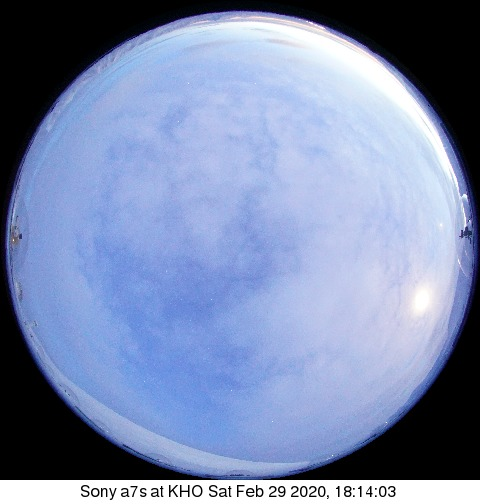
#> input picture test_images/intermediate/LYR-Sony-290220_181403-ql.jpg, 480 x 504 px
$ python image_tools.py
#> lines starting #> are read from the running program, lines starting #| are printed output that depends on the picture; after the words box and inside, x2 and y2 are one past the last pixel; in counts of white or black regions, pixels touching at a corner belong together
"""
A script to define image tools functions (masking, resize, crop) used for cloud cover estimation from Kjell Henriksen
Observatory nighttime images.

Author: Alessandro Marocco
Email: alessandro.marocco@ens.psl.eu
Date: July 2024
"""

# Import the required modules
import numpy as np
import cv2


def cmask(index, radius, array):
    """
    Build a mask for an image from the center position of the circle and its radius wanted
    :param index: tuple, position of the center of the circle to draw on the mask image
    :param radius: int, radius of the circle to draw
    :param array: array, image reference to build the mask image with the same size
    :return: array, mask image with 1 value for the circle and 0 value for the rest of the image
    """
    a, b = index
    is_rgb = len(array.shape)

    if is_rgb == 3:  # if image has 3 channels
        ash = array.shape
        nx = ash[0]
        ny = ash[1]

    else:  # if image has only one channel
        nx, ny = array.shape

    s = (nx, ny)
    image_mask = np.zeros(s)
    y, x = np.ogrid[-a:nx - a, -b:ny - b]
    mask = x * x + y * y <= radius * radius
    image_mask[mask] = 1

    return image_mask


def masked_image(image, mask, fill=1, color=0):
    """
    Mask an image using a mask, can choose if the 0 or 1 values of the mask are masked and choose the color of the mask
    on the image
    :param image: array, image to mask
    :param mask: array, mask used to mask the image
    :param fill: int, 0 or 1 to choose if we want to mask the image where it's 0 or where it's 1 on the mask
    :param color: int, 0 or 255 to choose the color of the masked part on the image (0 black and 255 for white)
    :return: array, masked image
    """

    [rows, cols] = mask.shape
    image_masked = np.ones([rows, cols]) * color

    if len(image.shape) == 3:
        channels = image.shape[2]
        image_masked = np.ones([rows, cols, channels]) * color

    for i in range(0, rows):
        for j in range(0, cols):
            if mask[i, j] == fill:
                if len(image.shape) == 3:
                    for k in range(channels):
                        image_masked[i, j][k] = image[i, j][k]
                else:
                    image_masked[i][j] = image[i][j]

    return image_masked.astype("uint8")


def combine_masks(moon_mask, circle_mask):
    """
    Combine the moon mask and the circle mask of interest in order to keep only the area of interest without the moon
    affected area
    :param moon_mask: array, Mask corresponding to the area affected by the moon
    :param circle_mask: array, Mask corresponding to the area of interest on the image
    :return: combined_mask: array, Mask corresponding to the area of interest excluding the area affected by the moon
    """
    [rows, cols] = circle_mask.shape

    combined_mask = np.zeros((rows, cols))

    for i in range(rows):
        for j in range(cols):
            if circle_mask[i][j] == 1 and moon_mask[i][j] == 0:
                combined_mask[i][j] = 1

    return combined_mask

def compute_brightness(img):
    """
    Compute the mean brightness of an RGB image using the channel V of the HSV (hue, saturation, value) channel module
    after conversion
    :param img: array, image to compute the brightness
    :return: float, Mean brightness of the RGB image
    """

    img = cv2.cvtColor(img, cv2.COLOR_RGB2HSV)

    [rows, cols, channels] = img.shape
    mask = cmask([240, 240], 210, img)
    brightness = []
    for i in range(rows):
        for j in range(cols):
            if mask[i][j] == 1:
                brightness.append(img[i][j][2])

    mean_brightness = np.mean(brightness)

    print("Image brightness: ", mean_brightness)

    return mean_brightness


def preprocessing_image(image):
    """
    Preprocessing the input RGB image in order to be used in the algorithms for cloud coverage estimation
    :param image: array, image (any size but usually 480x480 or 480x504 for KHO)
    :return: image: array, image of size 480x480 masked to keep the area of interest
    """
    img_mask = cmask([240, 240], 210, image)  # Mask with radius 210 pixels at the center of the image [240,240]

    if np.shape(image) == (480, 480, 3):
        image = masked_image(image, img_mask)

    else:  # Case where there is the band at the bottom of the image
        image = masked_image(image, img_mask)[:-24]  # Original image is masked

    return image


def CCR(imageProc):
    """
    Compute the Cloud Coverage Ratio in percentage of an image where clouds have the maximum value of 255.
    :param imageProc: Image with cloudiness
    :return: CCR: float, Cloud Coverage Ratio in percentage
    """
    mask = cmask([240, 240], 210, imageProc)
    [rows, cols] = mask.shape
    tot, countCloud = 0, 0
    for i in range(0, rows):
        for j in range(0, cols):
            if mask[i, j] == 1:
                if imageProc[i, j] == 255:
                    countCloud += 1
                    tot += 1
                else:
                    tot += 1

    return (countCloud / tot) * 100


if __name__ == "__main__":
    from skimage.io import imread
    import matplotlib.pyplot as plt

    img_path = "test_images/intermediate/LYR-Sony-290220_181403-ql.jpg"
    img = imread(img_path)[:-24]
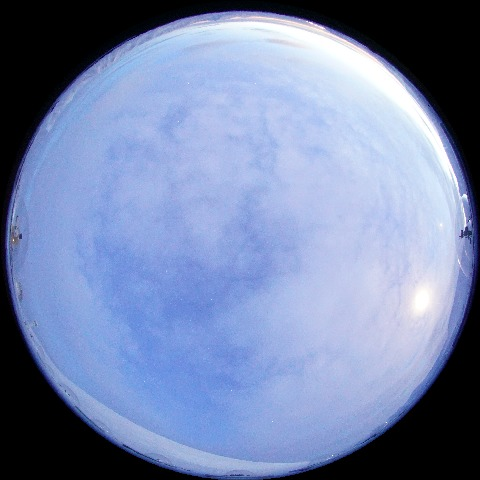
#> img: shape (480, 480, 3); mean R, G, B 118.3, 133.5, 170.5
    img = preprocessing_image(img)
#> in preprocessing_image, `img_mask = cmask([240, 240], 210, image)`:
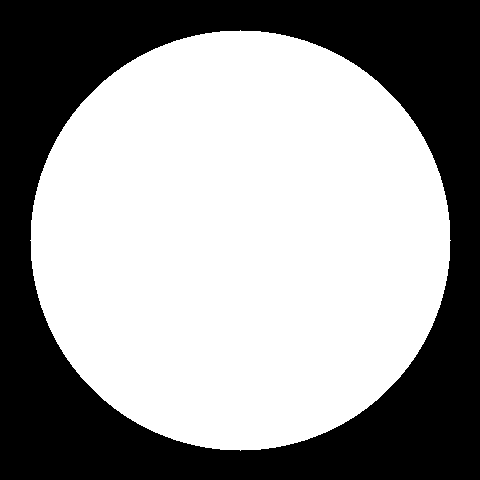
#> img_mask: shape (480, 480) float64; values 0 (black) and 1 (white), 60.1% white; 1 black region, box (x1, y1, x2, y2) and area: (0, 0, 480, 480) 91895
#> after the loop in masked_image, `for i in range(0, rows):`:
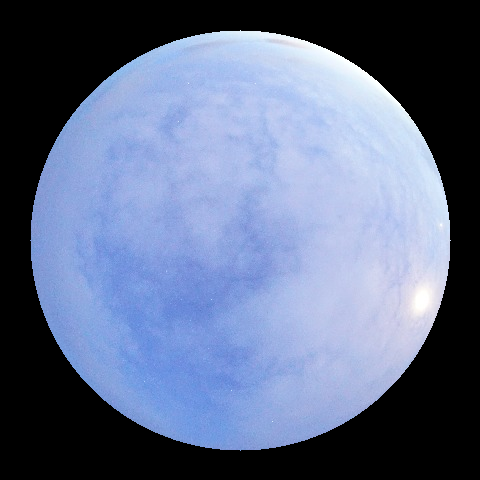
#> image_masked: shape (480, 480, 3) float64; mean R, G, B 96.4, 109.1, 138.4

    from skimage.transform import resize

    plt.imshow(img)
    plt.show()
    img_160 = resize(img, (160, 160))
    img_96 = resize(img, (96, 96))
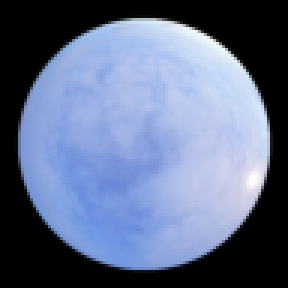
#> img_96: shape (96, 96, 3) float64 (shown 3 times larger); mean of channels 0, 1, 2 0.378, 0.428, 0.543; drawn as R, G, B
    img_48 = resize(img,(48,48))
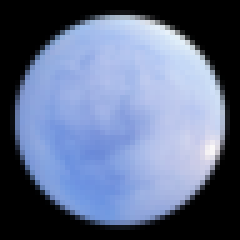
#> img_48: shape (48, 48, 3) float64 (shown 5 times larger); mean of channels 0, 1, 2 0.378, 0.428, 0.543; drawn as R, G, B
    plt.imshow(img_160)
    plt.show()
    plt.imshow(img_96)
    plt.show()
    plt.imshow(img_48)
    plt.show()


    # Original image from KHO and axample of a preprocessed image
    plt.subplot(121)
    plt.imshow(img)
    plt.title("Original image")

    img_pre = preprocessing_image(img)
    plt.subplot(122)
    plt.imshow(img_pre)
    plt.title("Preprocessed image")
    plt.show()

    # Example of masks
    mask = cmask([240, 240], 210, img_pre)
    plt.imshow(mask)
    plt.title("Mask example (area of interest)")
    plt.show()

    moon_mask = cmask([150, 150], 80, img_pre)
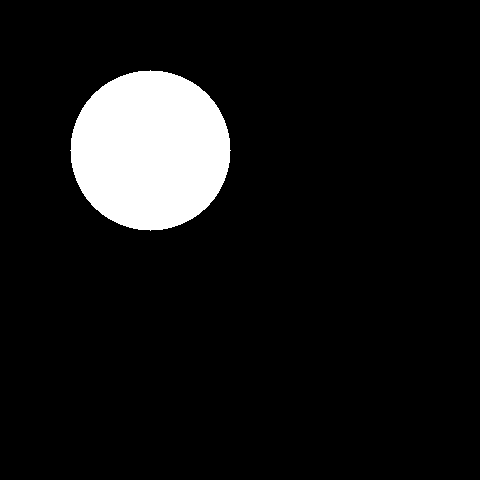
#> moon_mask: shape (480, 480) float64; values 0 (black) and 1 (white), 8.7% white; 1 white region, box (x1, y1, x2, y2) and area: (70, 70, 231, 231) 20081
    plt.imshow(moon_mask)
    plt.title("Mask example (area affected by the Moon)")
    plt.show()

    # Combine masks example
    comb_mask = combine_masks(moon_mask, mask)
#> after the loop in combine_masks, `for i in range(rows):`:
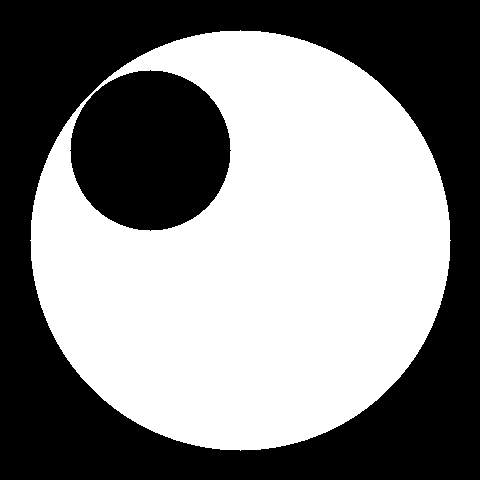
#> combined_mask: shape (480, 480) float64; values 0 (black) and 1 (white), 51.4% white; 2 black regions, box (x1, y1, x2, y2) and area: (0, 0, 480, 480) 91895, (70, 70, 231, 231) 20081
    plt.imshow(comb_mask)
    plt.title("Combined mask \n (1: pixels of interest, 0: not taking into account)")
    plt.show()

    # Example of cloud cover ratio on the mask
    print("Cloud Cover of the combined mask: ", CCR(comb_mask), "%")
#| Cloud Cover of the combined mask:  0.0 %

$ run again, with test_images/intermediate/LYR-Sony-060120_220620-ql.jpg copied over test_images/intermediate/LYR-Sony-290220_181403-ql.jpg
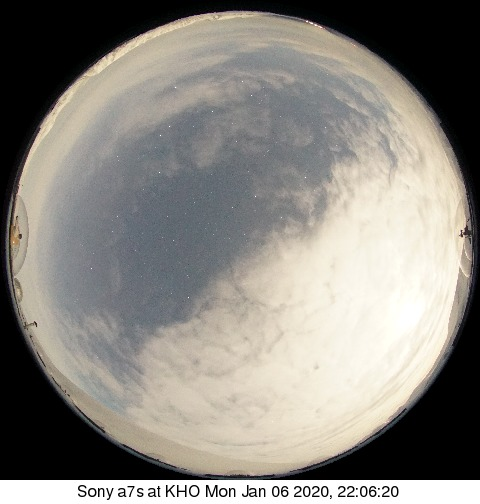
#> input picture test_images/intermediate/LYR-Sony-060120_220620-ql.jpg, 480 x 504 px
#> img_mask: shape (480, 480) float64; values 0 (black) and 1 (white), 60.1% white; 1 black region, box (x1, y1, x2, y2) and area: (0, 0, 480, 480) 91895
#> after the loop in masked_image, `for i in range(0, rows):`:
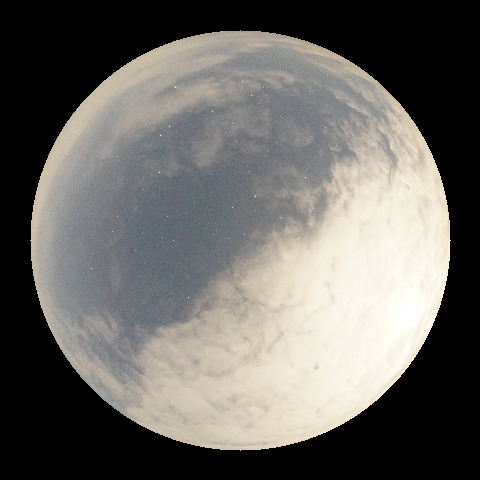
#> image_masked: shape (480, 480, 3) float64; mean R, G, B 105.8, 103.8, 99.4
#> `img_48 = resize(img,(48,48))`:
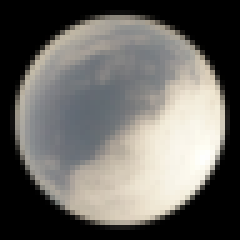
#> img_48: shape (48, 48, 3) float64 (shown 5 times larger); mean of channels 0, 1, 2 0.415, 0.407, 0.39; drawn as R, G, B
#> moon_mask: shape (480, 480) float64; values 0 (black) and 1 (white), 8.7% white; 1 white region, box (x1, y1, x2, y2) and area: (70, 70, 231, 231) 20081
#| Cloud Cover of the combined mask:  0.0 %

$ run again, with test_images/intermediate/LYR-Sony-080220_003742-ql.jpg copied over test_images/intermediate/LYR-Sony-290220_181403-ql.jpg
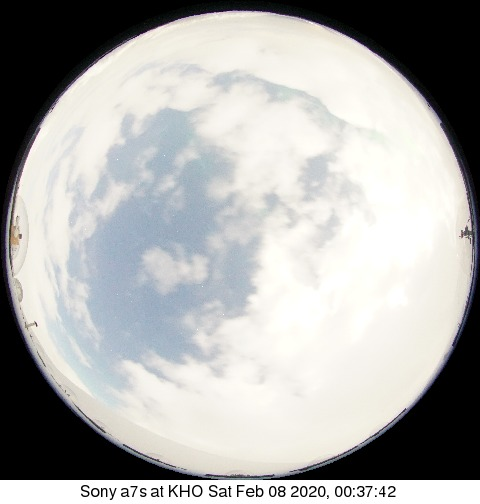
#> input picture test_images/intermediate/LYR-Sony-080220_003742-ql.jpg, 480 x 504 px
#> img_mask: shape (480, 480) float64; values 0 (black) and 1 (white), 60.1% white; 1 black region, box (x1, y1, x2, y2) and area: (0, 0, 480, 480) 91895
#> after the loop in masked_image, `for i in range(0, rows):`:
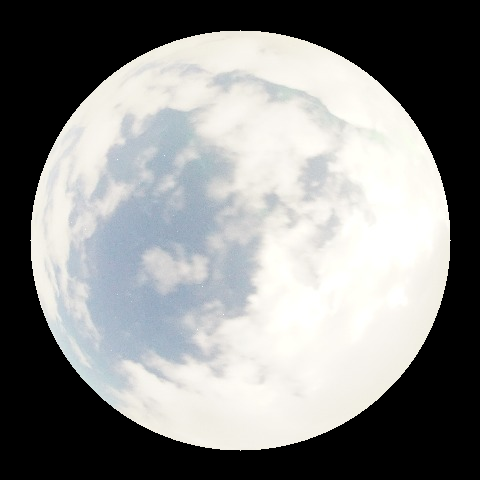
#> image_masked: shape (480, 480, 3) float64; mean R, G, B 136.4, 137.1, 136
#> `img_48 = resize(img,(48,48))`:
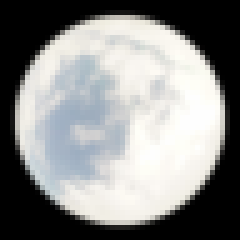
#> img_48: shape (48, 48, 3) float64 (shown 5 times larger); mean of channels 0, 1, 2 0.535, 0.538, 0.533; drawn as R, G, B
#> moon_mask: shape (480, 480) float64; values 0 (black) and 1 (white), 8.7% white; 1 white region, box (x1, y1, x2, y2) and area: (70, 70, 231, 231) 20081
#| Cloud Cover of the combined mask:  0.0 %

$ run again, with test_images/intermediate/LYR-Sony-080220_083852-ql.jpg copied over test_images/intermediate/LYR-Sony-290220_181403-ql.jpg
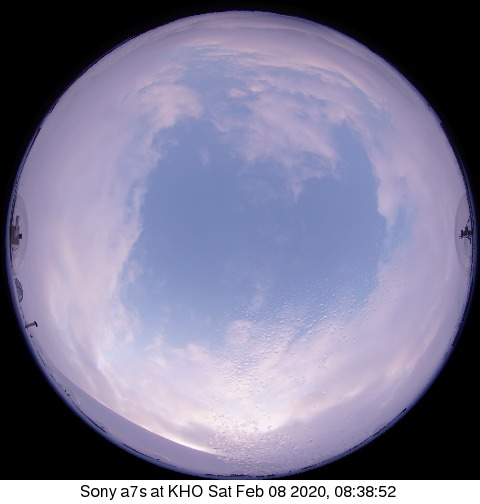
#> input picture test_images/intermediate/LYR-Sony-080220_083852-ql.jpg, 480 x 504 px
#> img_mask: shape (480, 480) float64; values 0 (black) and 1 (white), 60.1% white; 1 black region, box (x1, y1, x2, y2) and area: (0, 0, 480, 480) 91895
#> `img_48 = resize(img,(48,48))`:
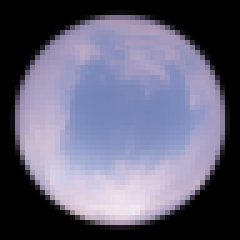
#> img_48: shape (48, 48, 3) float64 (shown 5 times larger); mean of channels 0, 1, 2 0.392, 0.386, 0.469; drawn as R, G, B
#> moon_mask: shape (480, 480) float64; values 0 (black) and 1 (white), 8.7% white; 1 white region, box (x1, y1, x2, y2) and area: (70, 70, 231, 231) 20081
#| Cloud Cover of the combined mask:  0.0 %
